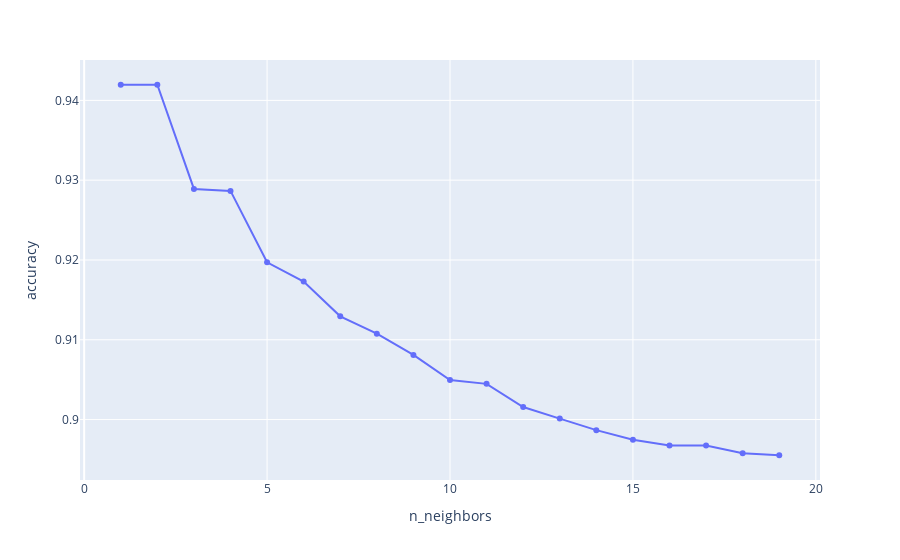

The code cell stored with this chart in its notebook:
### Code cell
import plotly.express as px
results = pd.DataFrame(grid_search_knn.cv_results_)
subset = results[['param_n_neighbors', 'mean_test_score']]
fig = px.line(subset, x="param_n_neighbors", y="mean_test_score", markers=True)
fig.update_xaxes(title_text="n_neighbors")
fig.update_yaxes(title_text="accuracy")
fig.show()

### Figure 1 — Plotly figure (JSON) as saved in the notebook; plotly's stock layout.template omitted (floating-point values rounded to 4 significant figures)
{"data": [{"hovertemplate": "param_n_neighbors=%{x}<br>mean_test_score=%{y}<extra></extra>", "legendgroup": "", "line": {"color": "#636efa", "dash": "solid"}, "marker": {"symbol": "circle"}, "mode": "markers+lines", "name": "", "orientation": "v", "showlegend": false, "type": "scatter", "x": [1, 2, 3, 4, 5, 6, 7, 8, 9, 10, 11, 12, 13, 14, 15, 16, 17, 18, 19], "xaxis": "x", "y": [0.942, 0.942, 0.9289, 0.9287, 0.9197, 0.9173, 0.9129, 0.9108, 0.9081, 0.905, 0.9045, 0.9016, 0.9001, 0.8987, 0.8975, 0.8967, 0.8967, 0.8958, 0.8955], "yaxis": "y"}], "layout": {"autosize": true, "legend": {"tracegroupgap": 0}, "margin": {"t": 60}, "xaxis": {"anchor": "y", "autorange": true, "domain": [0, 1], "range": [-0.09131, 20.09], "title": {"text": "n_neighbors"}, "type": "linear"}, "yaxis": {"anchor": "x", "autorange": true, "domain": [0, 1], "range": [0.8919, 0.9456], "title": {"text": "accuracy"}, "type": "linear"}}}
